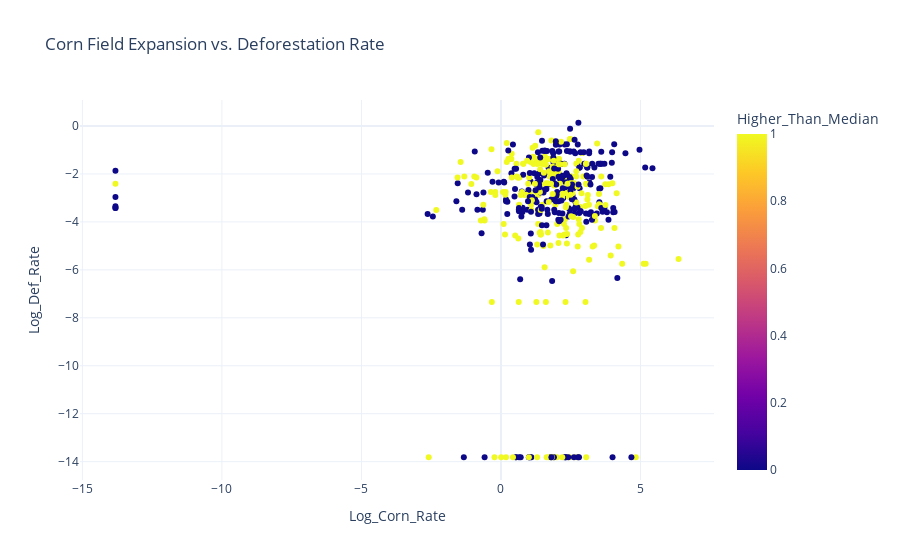

The notebook cell saved with this chart:
### Code cell
import plotly.express as px

# Assuming you have your 'positive_df' DataFrame with 'Country', 'Average_Corn_Field_Expansion_Rate(%)',
# 'Average_Deforestation_Rate(%)', and 'Higher_Than_Median'

# Create an interactive scatter plot
fig = px.scatter(
    merged_df, 
    x='Log_Corn_Rate', 
    y='Log_Def_Rate', 
    color='Higher_Than_Median', 
    hover_name='Country Name',  # Display country name on hover
    title='Corn Field Expansion vs. Deforestation Rate',
    labels={
        'Log_Corn_Field_Expansion_Rate(%)': 'Corn Field Expansion Rate (%)',
        'Log_Deforestation_Rate(%)': 'Deforestation Rate (%)'
    },
    size_max=100,
    template="plotly_white"
)

# Show the interactive plot
fig.show()

### Figure 1 — Plotly figure (JSON) as saved in the notebook; plotly's stock layout.template omitted (floating-point values rounded to 4 significant figures; data arrays with more than 128 entries replaced by an {"elided": "..."} marker saying what was removed)
{"data": [{"hovertemplate": "<b>%{hovertext}</b><br><br>Log_Corn_Rate=%{x}<br>Log_Def_Rate=%{y}<br>Higher_Than_Median=%{marker.color}<extra></extra>", "hovertext": {"elided": "482 str values"}, "legendgroup": "", "marker": {"color": {"elided": "482 int values"}, "coloraxis": "coloraxis", "symbol": "circle"}, "mode": "markers", "name": "", "orientation": "v", "showlegend": false, "type": "scatter", "x": {"elided": "482 float values"}, "xaxis": "x", "y": {"elided": "482 float values"}, "yaxis": "y"}], "layout": {"coloraxis": {"colorbar": {"title": {"text": "Higher_Than_Median"}}, "colorscale": [[0, "#0d0887"], [0.1111, "#46039f"], [0.2222, "#7201a8"], [0.3333, "#9c179e"], [0.4444, "#bd3786"], [0.5556, "#d8576b"], [0.6667, "#ed7953"], [0.7778, "#fb9f3a"], [0.8889, "#fdca26"], [1, "#f0f921"]]}, "legend": {"tracegroupgap": 0}, "title": {"text": "Corn Field Expansion vs. Deforestation Rate"}, "xaxis": {"anchor": "y", "domain": [0, 1], "title": {"text": "Log_Corn_Rate"}}, "yaxis": {"anchor": "x", "domain": [0, 1], "title": {"text": "Log_Def_Rate"}}}}
